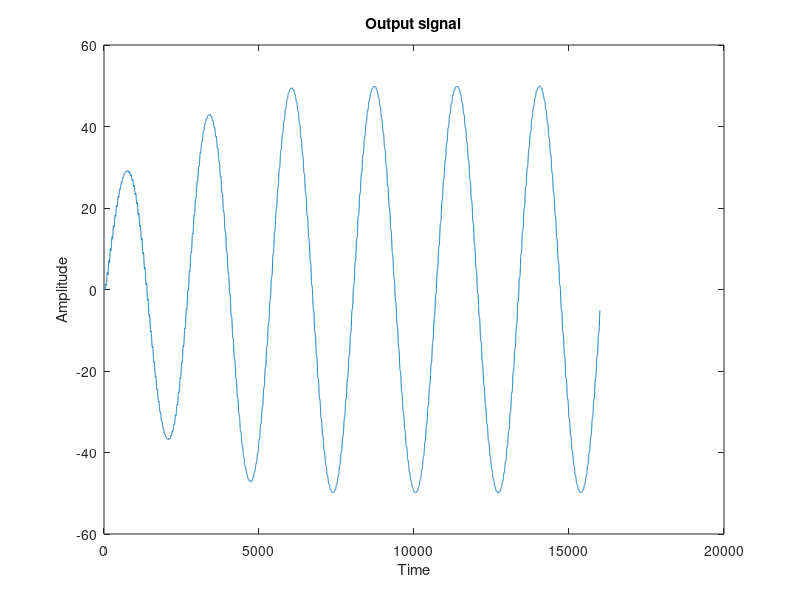
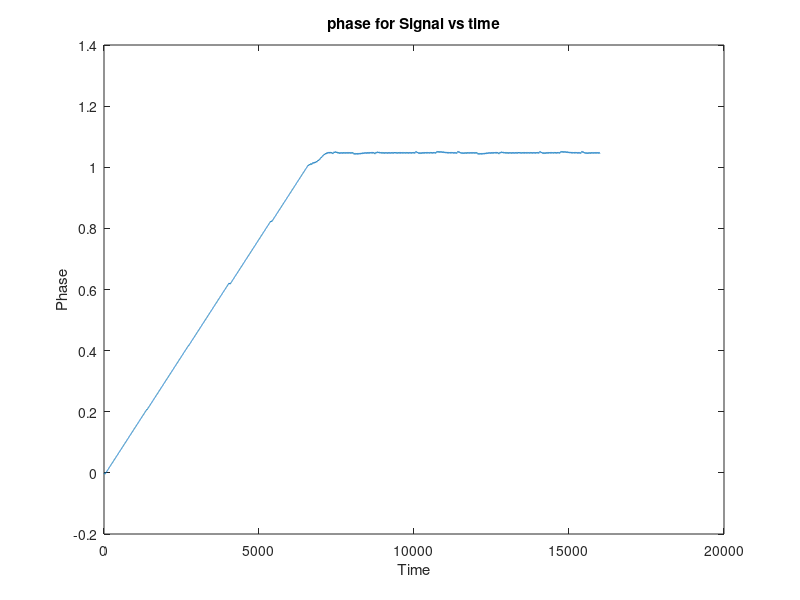

Recreate these plots in MATLAB, in order.
% In this program I have described a very simple yet effective way of
% applying a costas loop in receiving a DSB-SC signal with unknown phase
% offset in carrier. The basic contruction of a costas receiver includes
% Low pass filters and Voltage controlled oscillator with central frequency
% same as carrier frequency.
% 
% For applying a low pass filter a simple Integrator can be used. In
% digital domain integrator can be replaced by summator and hence I have
% replaced integrator with summator which generate output summing previous
% Tc/Ts samples, where Tc is period of carrier wave
%                      Ts is sampling time
% The reason is we are considering integrator as y(t) = int(x(t)) from 0 to
% Tc. For this approximate lowpass filter best bandwidth achieved is 200Hz 
% so consider this before designing your message.
% The VCO operation can be approximated as 
% phi(i) = phi(i-1) - sign(.25*m(t)*sin(phi(i-1))*cos(phi(i-1)));
% That is, if phase of carrier is greater than VCO phase then we increase
% phase in next iteration and vice versa.
% After doing iteration all over sample we will get our desired message
% signal and will get initial phase offset applied to input carrier.
% ------------------------------------------------------------------------
% For any suggestions please contact :
% gauravgg@iitk.ac.in
% gaurav71531@gmail.com
% ------------------------------------------------------------------------
% --------------------------GENERATOR PART--------------------------------
% Lets generate a sample input signal with known phase offset or you can
% use your own signal 
t = 0:16000;                 % time scale
fs = 4e5;                    % Sampling Frequency
fc = 4000;                   % Carrier Frequency 
m = sin(2*pi*150*t/fs);      % sample message signal
c = cos(2*pi*fc*t/fs + pi/3); % carrier signal with phase offset
st = m.*c;                   % DSB-SC signal
% -----------------------------------------------------------------------
% ---------------------------RECEIVER PART-------------------------------
N = length(st);              
t = 0:1:N-1;                 % Time vector
phi = zeros(1,N);            % Phase vector of VCO initialize
s1 = zeros(1,N); 
s2 = zeros(1,N);
y1 = zeros(1,N);
y2 = zeros(1,N);
for i = 1:N
    
    if i>1
% The step in which phase is changed is pi*5*10*-5, it can be varied.        
       
        phi(i) = phi(i-1) - (5*10^-5)*pi*sign(y1(i-1)*y2(i-1));
    end
    
    s1(i) = st(i) * cos(2*pi*fc*t(i)/fs  + phi(i));
    s2(i) = st(i) * sin(2*pi*fc*t(i)/fs  + phi(i));
% -----------------------INTEGRATOR------------------------------------
    if i<=100
%  If sample index is less than 100 (Tc/Ts) then we sum available previous
%  samples
        for j=1:i
            y1(i) = y1(i) + s1(j);
            y2(i) = y2(i) + s2(j);
        end
      
    else
% Summing previous 100 (Tc/Ts) values        
        for j = i-99:i
            y1(i) = y1(i) + s1(j);
            y2(i) = y2(i) + s2(j);
        end
    end
%----------------------------------------------------------------------    
end
figure;
plot(t,y1);title('Output signal');
xlabel('Time');ylabel('Amplitude');
figure;
plot(t,phi);title('phase for Signal vs time');
xlabel('Time');ylabel('Phase');
%For getting initial phase of carrier wave we approximate it with final
%value of phase attained by our VCO
phase = phi(end);
disp(phase);